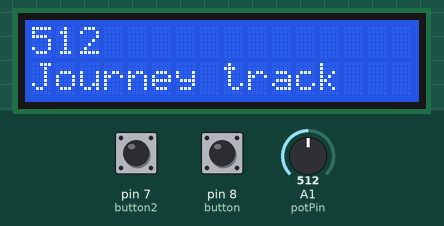
A sketch run on a simulated Arduino Uno, built with avr-gcc and run on an emulated ATmega328P. Parts: 16×2 character LCD. Inputs (shaded band) come from the test bench; at power-on: A1 (potPin) = 512, pin 7 (button2) LOW, pin 8 (button) LOW. The audio player accepts every command and is not drawn; what the sketch prints to the serial monitor is not drawn.

Above: at 2.7 s.
2.8 s: A1 (potPin) set to 184
At 3.5 s:
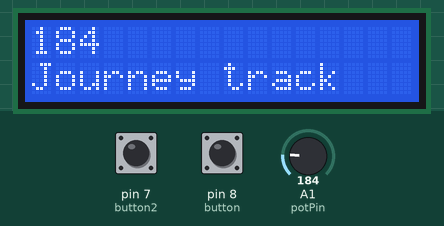
4.3 s: A1 (potPin) set to 153
At 4.6 s:
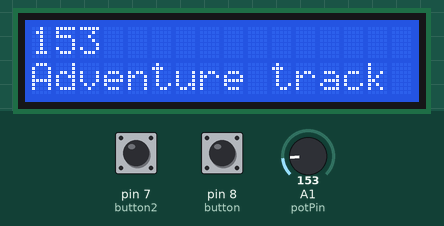
Timing chart, 0 to 7.3 s (numbered marks = the images above; inputs shaded):
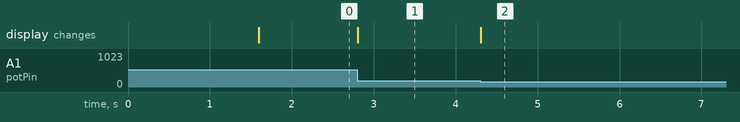

The sketch:

LCD_Slider.ino
```cpp
#include <DFPlayerMini_Fast.h>
#include <SoftwareSerial.h>
SoftwareSerial mySerial(11, 10);
///
#include <LiquidCrystal.h>
// This comment is here for no reason
int potPin = 1;
int potPin2 = 2;
LiquidCrystal lcd(12, 9, 5, 4, 3, 2);

int button = 8;
int button2 = 7;
int selectedTrack;
DFPlayerMini_Fast myMP3;

void setup() {
    Serial.begin(115200); //this is the rate for the serial monitor, can be changed, doesn't matter much.
    lcd.begin(16, 2); //This is the LCD (Collums, Rows) so max 16 letters per row.

    pinMode(button, INPUT);
    pinMode(button2, INPUT);
    //digitalWrite(button, HIGH);
    //digitalWrite(button2, LOW);
    mySerial.begin (9600);
    myMP3.begin(mySerial);
    delay(1000);
    myMP3.volume(30);
    delay(20);


}
void loop() {
  int valPotLCD = 0;
  valPotLCD = analogRead(potPin); //Value goes from 0 to 1023 with potentiometers
  //From here we treshhold values from the slider to display text on the LCD.
  //However due to a 1k resistor being attached to the slider, the first threshold is larger
  //Than the other... IDK if this is why, but my best guess. (It shoudl change around 1/3 of the way for each.

if (!myMP3.isPlaying()){


    if (valPotLCD > 0 && valPotLCD < 169){
      selectedTrack = 2;
      lcd.setCursor(0, 1);
      lcd.print("Adventure track ");
  }
    if (valPotLCD > 169 && valPotLCD < 1023){
      selectedTrack = 1;
      lcd.setCursor(0, 1);
      lcd.print("Journey track   ");
  }
}

  Serial.print(selectedTrack);

  if (digitalRead(button) == HIGH){
    myMP3.play(selectedTrack);
    Serial.print("play");
  }

  if (digitalRead(button2) == HIGH){
    myMP3.reset();
    Serial.print("reset");
     }
lcd.setCursor(0, 0);
lcd.print(valPotLCD);
}
```

Measured:
- the behaviour switches between 169 and 168 on A1 (potPin) (found by bisection; images 1 and 2)
- after the input at 2.8 s, the display: changes at once (image 1)
- after the input at 4.3 s, the display: changes at once (image 2)
